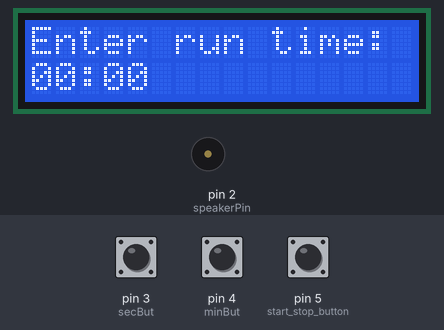
A sketch run on a simulated Arduino Uno, built with avr-gcc and run on an emulated ATmega328P. Parts: 16×2 character LCD, buzzer (waves = sounding). Inputs (shaded band) come from the test bench; at power-on: pin 5 (start_stop_button) HIGH, pin 3 (secBut) HIGH, pin 4 (minBut) HIGH. What the sketch prints to the serial monitor is not drawn.

Above: at 1.2 s.
1.3 s: pin 5 (start_stop_button) pulled LOW for 0.15 s
At 2.2 s:
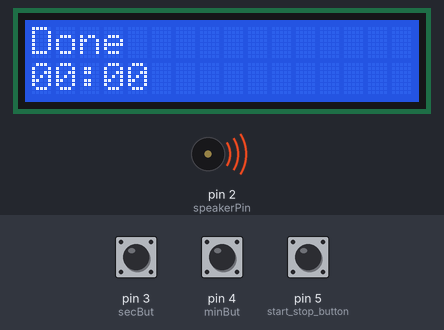
4.4 s: pin 5 (start_stop_button) pulled LOW for 1 s
At 4.8 s:
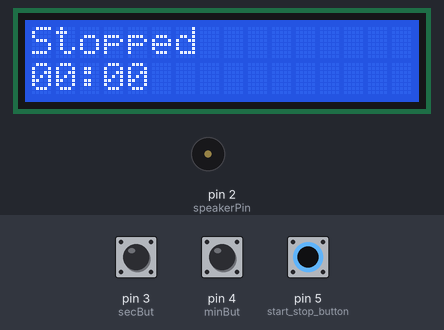
7.4 s: pin 5 (start_stop_button) pulled LOW for 3.2 s
At 9.3 s:
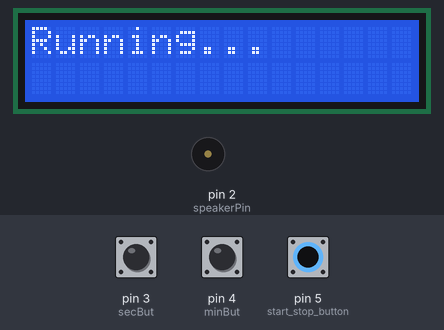
Timing chart, 0 to 12.4 s (numbered marks = the images above; inputs shaded):
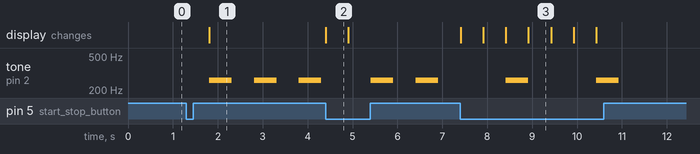

Measured:
- after the input at 1.3 s, tone on pin 2 (speakerPin): alternates 261 Hz for 0.50 s and silent for 0.50 s, starting after 0.51 s; the display: changes after 0.51 s (image 1)
- after the input at 4.4 s, the display: changes at once (image 2)
- after the input at 7.4 s, tone on pin 2 (speakerPin): alternates 261 Hz for 0.50 s and silent for 1.5 s, 4 changes in all, then stays silent, starting after 1.0 s; the display: first changes at once (image 3 shows a later state)
- what the display in image 2 shows lasts 0.5 s, from 4.4 s to 4.9 s

The sketch:

Kitchen_Timer_1.ino
```cpp
/*
 * A kitchen timer project using SparkFun's SIK components.
 * Keeps accurate time.
 *
 */
#include <LiquidCrystal.h>

// the pins for the speaker and the buttons
int speakerPin = 2;
int secBut = 3;
int minBut = 4;
int start_stop_button = 5;

LiquidCrystal lcd(12, 11, 10, 9, 8, 7);

// hold the starting time in minutes and seconds - so that the timer can revert to that time when it is done
int startMinutes = 0;
int startSeconds = 0;

int minsLeft = startMinutes; // the number of minutes left
int secsLeft = startSeconds; // the number of seconds left

int debounce = 500; // the amount of time to wait between a button press and the next button press being processed

/*
 * perform project setup,
 * initialize the redboard pins, get the lcd ready and start a serial connection
 */
void setup() {
  pinMode(speakerPin, OUTPUT);

  pinMode(secBut, INPUT_PULLUP);
  pinMode(minBut, INPUT_PULLUP);
  pinMode(start_stop_button, INPUT_PULLUP);

  lcd.begin(16, 2);
  lcd.clear();

  Serial.begin(9600);
}

/*
 * the program loop, mainly handles timer setup
 */
void loop() {
  message("Enter run time:");
  printTime(startMinutes, startSeconds);

  // countdown time setup loop
  while(true) {
    if(digitalRead(start_stop_button) == LOW) {
      delay(debounce);
      break;
    }
    else if(digitalRead(minBut) == LOW &&
    digitalRead(secBut) == LOW) {
      startMinutes = 0;
      startSeconds = 0;
      printTime(startMinutes, startSeconds);
      delay(debounce);
    }
    else if(digitalRead(minBut) == LOW) {
      incrementMinutes();
    }
    else if(digitalRead(secBut) == LOW) {
      incrementSeconds();
    }
  }
  // run the timer
  timer();
  delay(1000);
}

/*
 * incrementMinutes() increases the number of minutes by one,
 * while ensuring that the total # of minutes < 100 (because the
 * lcd printing code won't handle minute numbers with more than
 * three digits)
 */
void incrementMinutes() {
  startMinutes++;
  if (startMinutes > 99) {
    startMinutes = 0;
  }
  printTime(startMinutes, startSeconds);
  delay(debounce); // button debounce
}

/*
 * incrementSeconds() increases the number of seconds by one,
 * while ensuring that the total # of seconds < 60
 */
void incrementSeconds() {
  startSeconds++;
  if (startSeconds > 59) {
    startSeconds = 0;
  }
  printTime(startMinutes, startSeconds);
  delay(debounce); // button debounce
}
/*
 * timer() runs the entire timing code
 */
void timer() {
  minsLeft = startMinutes;
  secsLeft = startSeconds;
  countdown();
  alarm();
}
/*
 * alarm() plays tone sequence when the timer is finished
 */
void alarm() {
  message("Done");
  printTime(minsLeft, secsLeft);
  int runLength = 8;
  unsigned long delayTime = 500;
  for (int i = 0; i < runLength; i++) {
    tone(speakerPin, 261, delayTime);
    wait(millis(), delayTime);
    wait(millis(), delayTime);
  }
}
/*
 * countdown() is responsible for running the timer
 */
void countdown() {
  while(true) {
    if(minsLeft == 0 && secsLeft == 0) {
      message("Done.");
      break;
    }
    message("Running...");
    printTime(minsLeft, secsLeft);
    wait(millis(), 1000l);
    decrement();
  }
}

/*
 * wait() allows the timer to accurately wait one second in countdown while allowing the timer to be paused while it is running
 */
void wait(unsigned long startTime, unsigned long delayTime) {
  unsigned long waitUntil = startTime + delayTime;
  while(millis() < waitUntil) {

    if(digitalRead(start_stop_button) == LOW) {
      message("Stopped");
      printTime(minsLeft, secsLeft);
      delay(debounce);

      while(digitalRead(start_stop_button) != LOW) {}  // wait in a loop until the start button is pressed

      message("Running...");
      delay(debounce);
      break;
    }
  }
}
/*
 * decrement counts the time down by one second
 */
void decrement() {

  if(secsLeft == 0 && minsLeft > 0) {
    secsLeft = 59;
    minsLeft--;
  }
  else if (secsLeft >= 0 && minsLeft >= 0) {
    secsLeft--;
  }
}

/*
 * message() prints a user message to the top of the LCD
 */
void message(String msg) {
  lcd.clear();
  lcd.setCursor(0,0);
  lcd.print(msg);
  //printTime(minsLeft, secsLeft);
}
/*
 * print the time in minutes and seconds
 */
void printTime(int mins, int secs) {
  lcd.setCursor(0,1);
  if (mins < 10) {
    lcd.print(0);
    lcd.setCursor(1, 1);
    Serial.print(0);
  }
  lcd.print(mins);
  Serial.print(mins);

  lcd.setCursor(2, 1);
  lcd.print(":");
  Serial.print(":");

  lcd.setCursor(3, 1);
  if (secs < 10) {
    lcd.print(0);
    lcd.setCursor(4, 1);
    Serial.print(0);
  }
  lcd.print(secs);
  Serial.println(secs);

}
```
